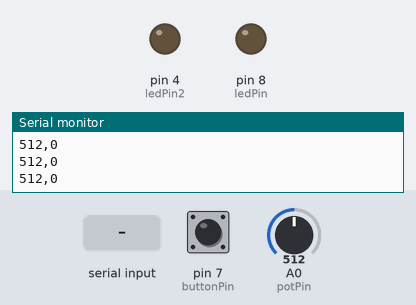
Bench run of a sketch on a simulated Arduino Uno, built with avr-gcc and run on an emulated ATmega328P. On the bench: output pins drawn as LEDs (lit = HIGH), the last lines printed to the serial monitor. The inputs (shaded band) are chosen by the test bench; at power-on: pin 7 (buttonPin) LOW, A0 (potPin) = 512.

Above: at 1.2 s.
1.3 s: pin 7 (buttonPin) pulled HIGH for 0.15 s
At 1.5 s:
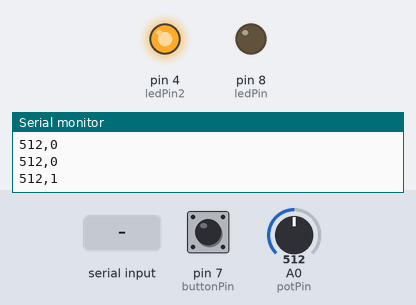
3.1 s: "A" received over Serial
At 3.7 s:
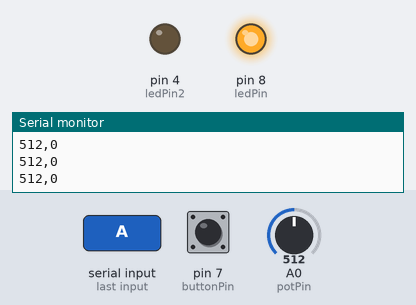
4.7 s: pin 7 (buttonPin) pulled HIGH for 1 s
At 5.6 s:
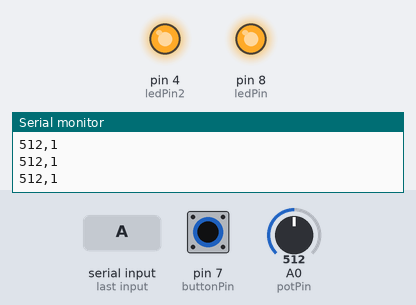
7.3 s: pin 7 (buttonPin) pulled HIGH for 3.2 s
At 11.0 s:
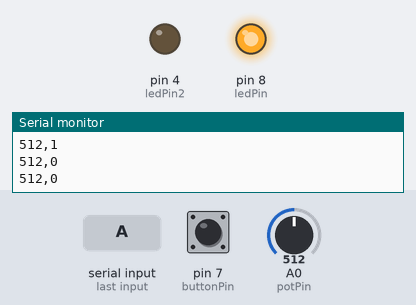
12.1 s: "B" received over Serial
At 13.5 s:
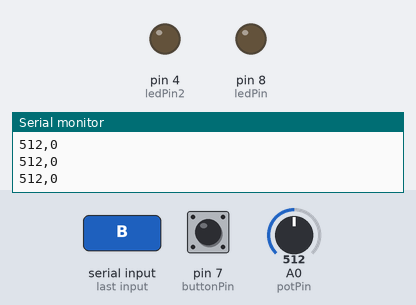
Timing chart, 0 to 14.7 s (numbered marks = the images above; inputs shaded):
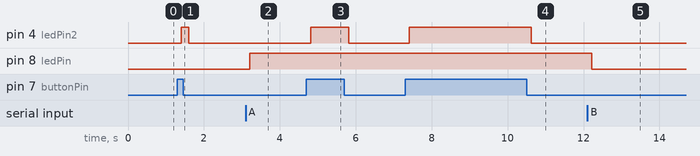

The sketch:

potLed.ino
```cpp
int potPin = A0;       // Potentiometer connected to A0
int buttonPin = 7;     // Button connected to pin 7
int ledPin = 8;        // LED connected to pin 8
int ledPin2 = 4;       // White LED

void setup() {
  Serial.begin(9600);  // Match this baud rate in Processing
  pinMode(buttonPin, INPUT);
  pinMode(ledPin, OUTPUT);
  pinMode(ledPin2, OUTPUT);
}

void loop() {
  // Read values
  int potValue = analogRead(potPin);
  int buttonValue = digitalRead(buttonPin);

  // Send data to Processing: "pot,button"
  Serial.print(potValue);
  Serial.print(",");
  Serial.println(buttonValue);

  // White LED Control from Button Switch
  if (buttonValue == HIGH)
  {
    digitalWrite(ledPin2, HIGH);
  }
  else
  {
    digitalWrite(ledPin2, LOW);
  }

  // Check for serial commands from Processing
  if (Serial.available() > 0) {
    char val = Serial.read();
    if (val == 'A' || val == 'a') {
      digitalWrite(ledPin, HIGH); // LED ON
    }
    else if (val == 'B' || val == 'b') {
      digitalWrite(ledPin, LOW);  // LED OFF
    }
  }

  delay(200); // small delay
}
```

Measured:
- after the input at 1.3 s, pin 4 (ledPin2): LOW → HIGH after 0.10 s, → LOW 0.20 s later
- after the input at 3.1 s, pin 8 (ledPin): LOW → HIGH after 0.11 s
- after the input at 4.7 s, pin 4 (ledPin2): LOW → HIGH after 0.11 s, → LOW 1.0 s later
- after the input at 7.3 s, pin 4 (ledPin2): LOW → HIGH after 0.11 s, → LOW 3.2 s later
- after the input at 12.1 s, pin 8 (ledPin): HIGH → LOW after 0.12 s
